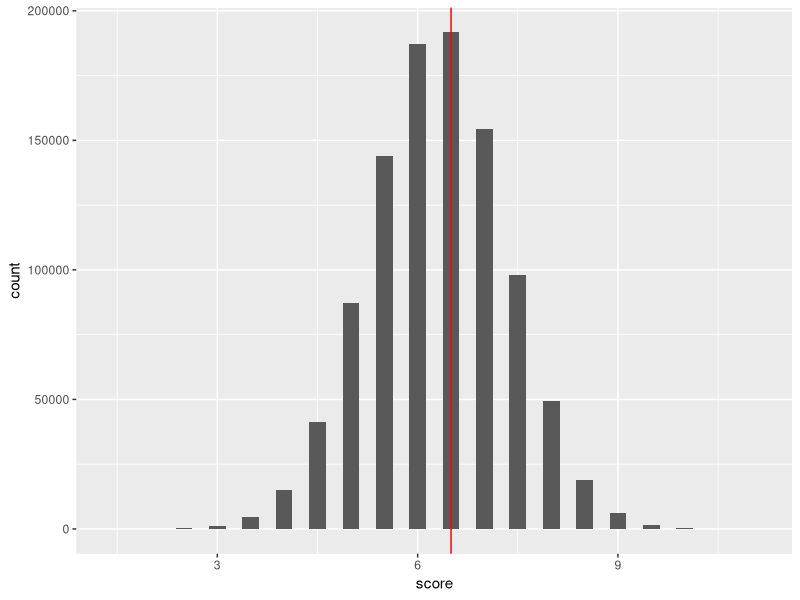

The R source for this figure: (Note: this script raises an error after producing the figure.)
## ---- chunk 1
knitr::opts_chunk$set(echo = TRUE)
## ---- chunk 2
library(tidyverse)
## ---- chunk 3
scores <- crossing(trial = 1:1e6,
         game = 1:12) %>%
  mutate(result = sample(c(1,0,.5),
                         n(),
                         replace=TRUE,
                         prob = c(.2,.15,.65))) %>%
  group_by(trial) %>%
  summarize(score = sum(result)) 

scores %>%
  ggplot(aes(score)) +
  geom_histogram(binwidth = .25) +
  geom_vline(color = "red", xintercept = 6.5)

scores %>%
  summarize(mean(score >=6.5))
## ---- chunk 4
N <- 4


simulate_round <- function(row){
  m <- matrix(0L, nrow = N, ncol = N)
  
while(any(colSums(m)==0)) {
  ball <- sample.int(4L,1)
  cup <- sample.int(4L,1)

  m[ball, cup] <- m[ball, cup] + 1
  
  }

  data_frame(win = all(diag(m) > 0),
             balls_thrown=sum(m))
}

game_summary <- rounds %>%
  mutate(game_number = cumsum(lag(win, default=0))) %>%
  count(game_number) 

game_summary %>%
  ggplot(aes(n)) +
  geom_histogram(binwidth=10, boundary = 0)

rounds %>%
  mutate(game_number = cumsum(lag(win, default=0))) %>%
  count(game_number) %>%
  summarize(mean(n))

game_summary <- rounds %>%
  mutate(game_number = cumsum(lag(win, default=0))) %>%
  group_by(game_number) %>%
  summarize(rounds = n(),
            balls_thrown = sum(balls_thrown))

game_summary %>%
  ggplot(aes(n)) +
  geom_histogram(binwidth = 10, boundary = 0)
